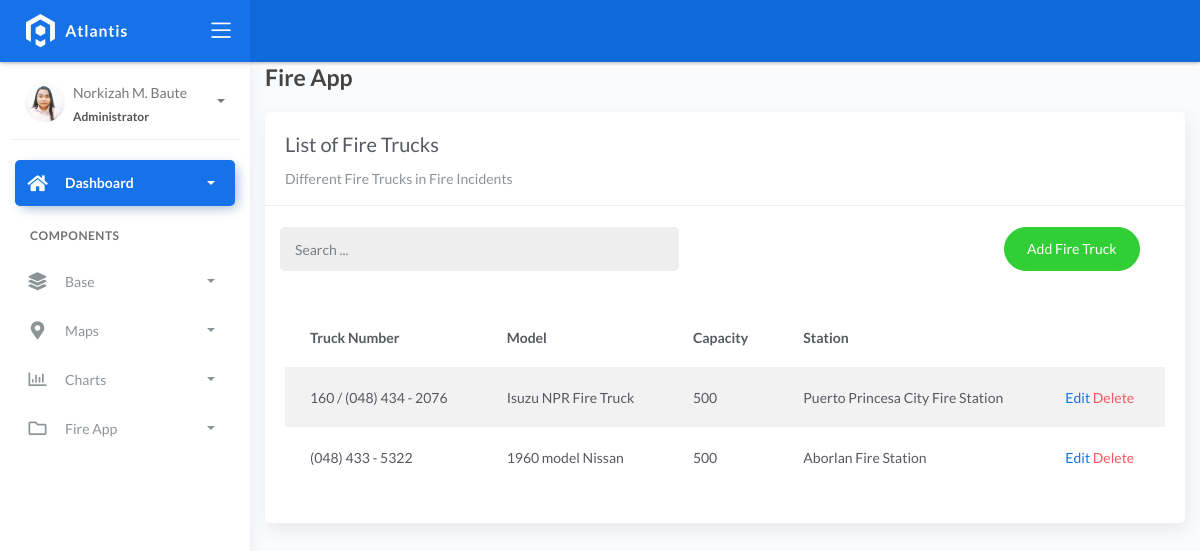
/fire_truck, run on an earlier commit of the app's database.
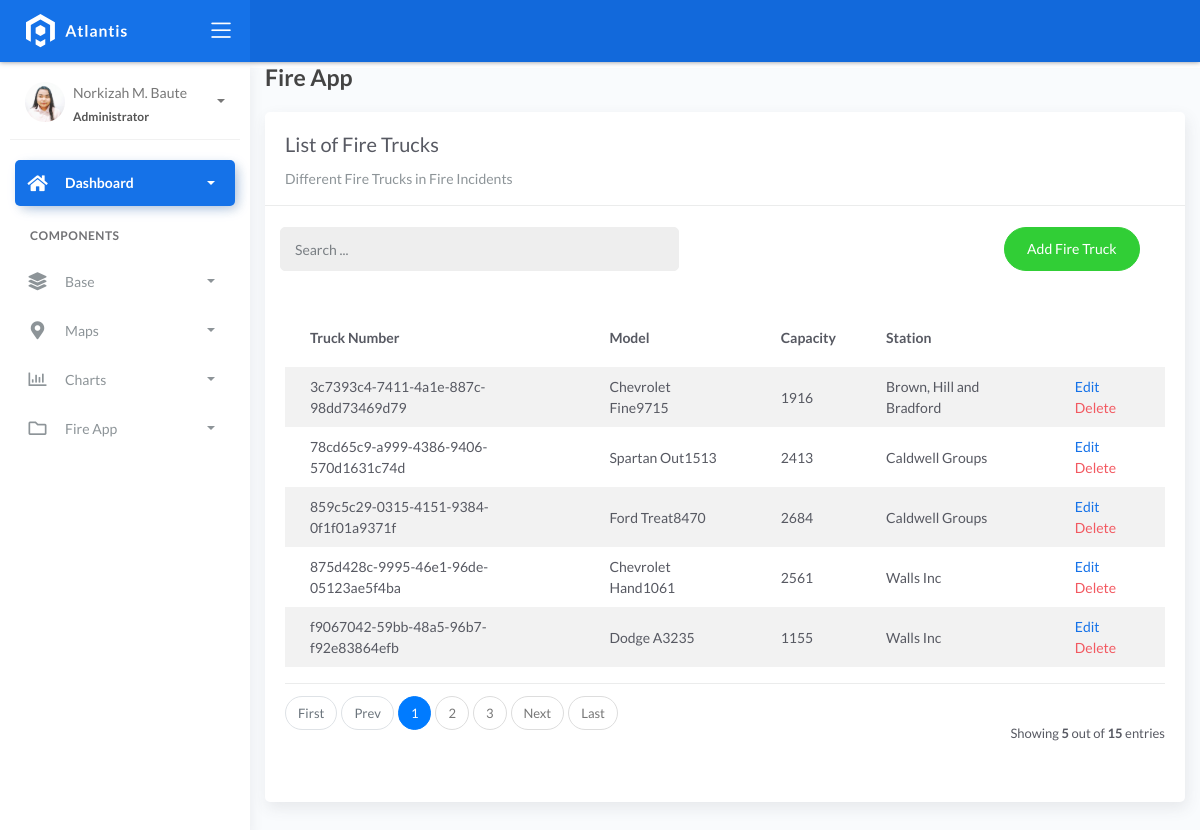
And on a later commit of the database.
### fire/models.py (models this page shows, shortened)
class BaseModel(models.Model):
    created_at = models.DateTimeField(auto_now_add=True, db_index=True)
    updated_at = models.DateTimeField(auto_now=True)
    class Meta:
        abstract = True

class FireTruck(BaseModel):
    truck_number = models.CharField(max_length=150)
    model = models.CharField(max_length=150)
    capacity = models.CharField(max_length=150)
    station = models.ForeignKey(FireStation, on_delete=models.CASCADE)

class FireStation(BaseModel):
    name = models.CharField(max_length=150)
    latitude = models.DecimalField(
        max_digits=22, decimal_places=16, null=True, blank=True)
    longitude = models.DecimalField(
        max_digits=22, decimal_places=16, null=True, blank=True)
    address = models.CharField(max_length=150)
    city = models.CharField(max_length=150)
    country = models.CharField(max_length=150)
    def __str__(self):
        return f"{self.name}"

### fire/views.py (the view)
# urls.py: path('fire_truck', FireTruckList.as_view(), name='firetruck-list'),
class FireTruckList(ListView):
    model = FireTruck
    context_object_name = 'firetruck'
    template_name = "firetruck_list.html"
    paginate_by = 5
    def get_queryset(self, *args, **kwargs):
        qs = super(FireTruckList, self).get_queryset(*args, **kwargs)
        if self.request.GET.get("q") is not None:
            query = self.request.GET.get("q")
            qs = qs.filter(Q(truck_number__icontains=query) |
                           Q(model__icontains=query) | Q(capacity__icontains=query) | Q(station__station__icontains=query) )
        return qs

### templates/firetruck_list.html (shortened to what this page needs)
{% extends 'base.html' %} {% load static %} {% block content %}
<div class="content">
    <div class="container-fluid">
        <h4 class="page-title">Fire App</h4>
        <div class="row">
            <div class="col-md-12">
                <div class="card">
                    <div class="card-header">
                        <div class="card-title">List of Fire Trucks</div>
                        <div class="card-category">Different Fire Trucks in Fire Incidents</div>
                    </div>
                    <br>
                        <div class="col-md-12 row">
                            <div class="col-md-6">
                                <form class="navbar-left navbar-form nav-search mr-md-3" action="{% url 'firetruck-list' %}">
                                    <div class="input-group">
                                        <input type="text" placeholder="Search ..." class="form-control" name="q">
                                        <div class="input-group-append">
                                        <span class="input-group-text">
                                        </span>
                                        </div>
                                    </div>
                                </form>
                            </div>
                            <div class="col-md-6">
                                <div class="pull-right">
                                    <a href="{% url 'firetruck-add'%}" class="btn btn-success btn-rounded">Add Fire Truck</a>
                                </div>
                            </div>
                        </div>
                    <div class="card-body">
                        <table class="table table-striped mt-3">
                            <thead>
                                <tr>
                                    <th scope="col">Truck Number</th>
                                    <th scope="col">Model</th>
                                    <th scope="col">Capacity</th>
                                    <th scope="col">Station</th>
                                </tr>
                            </thead>
                            <tbody>
                                {% for object in object_list %}
                                <tr>
                                    <td>{{ object.truck_number}}</td>
                                    <td>{{ object.model}}</td>
                                    <td>{{ object.capacity}}</td>
                                    <td>{{ object.station}}</td>
                                    <td>
                                        <a href="fire_truck/edit/{{ object.id }}">Edit</a>
                                        <a href="fire_truck/delete/{{ object.id }}" class="text-danger">Delete</a>
                                    </td>
                                </tr>
                                {% empty %}
                                <tr>
                                    <td colspan="4" style="text-align: center">
                                    <p class="text-sm font-weight-bold mb-0">No Records Found</p>
                                    </td>
                                </tr>
                                {% endfor %}
                            </tbody>
                        </table>
                        {% include 'includes/pagination.html' %}
                    </div>
                </div>
            </div>
        </div>
    </div>
</div>
{% endblock %}

What changed in the data, as far as the page shows it:
removed FireTruck: truck_number "160 / (048) 434 - 2076", model "Isuzu NPR Fire Truck", capacity "500", station "Puerto Princesa City Fire Station"
removed FireTruck: truck_number "(048) 433 - 5322", model "1960 model Nissan", capacity "500", station "Aborlan Fire Station"
added FireTruck: truck_number "3c7393c4-7411-4a1e-887c-98dd73469d79", model "Chevrolet Fine9715", capacity "1916", station "Brown, Hill and Bradford"
added FireTruck: truck_number "78cd65c9-a999-4386-9406-570d1631c74d", model "Spartan Out1513", capacity "2413", station "Caldwell Groups"
added FireTruck: truck_number "859c5c29-0315-4151-9384-0f1f01a9371f", model "Ford Treat8470", capacity "2684", station "Caldwell Groups"
added FireTruck: truck_number "875d428c-9995-46e1-96de-05123ae5f4ba", model "Chevrolet Hand1061", capacity "2561", station "Walls Inc"
added FireTruck: truck_number "f9067042-59bb-48a5-96b7-f92e83864efb", model "Dodge A3235", capacity "1155", station "Walls Inc"
Also different on the page:
{{ object_list.count }}: (not shown) → "5"
{{ paginator.count }}: (not shown) → "15"
text now shown: "First Prev Next Last Showing out of entries"
new list line: "1"
new list line: "2"
new list line: "3"
